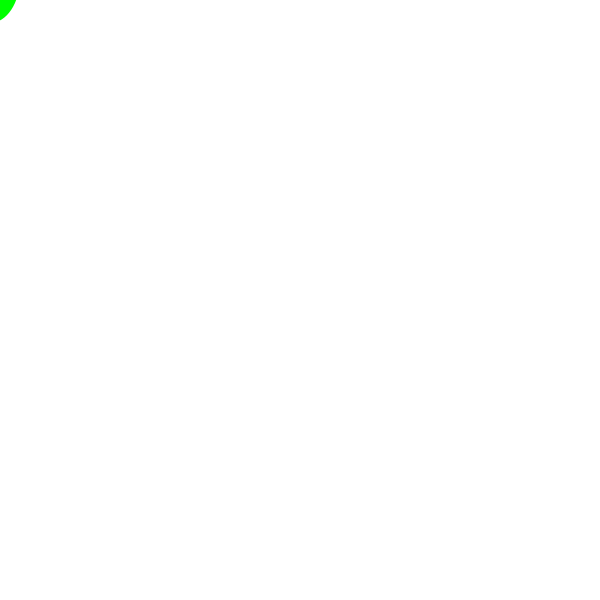
Frame 1 (no input)
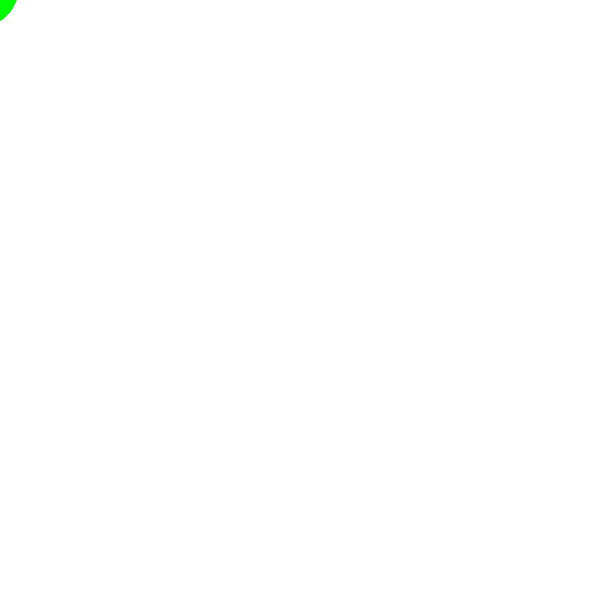
Frame 60 (the mouse pressed at the canvas centre just before this capture)
Frame 120 (the mouse held since frame 60 and released just before this capture): identical to frame 60, image omitted

The Processing sketch that drew these frames (run headless with seeded random() and noise(); from frame 60 on, the mouse is pressed at the canvas centre):

// Processing sketch: processing_21570
// ── processing_21570.pde

void setup() {
  size(600, 600);
  background(255, 255, 255);
  smooth();
}
//
void draw() {
  
  println(mouseX + " " + mouseY + " " + pmouseX + " " + pmouseY);
   
noStroke();
  fill(mouseX, 297, mouseY);
  
ellipse (mouseX-10, mouseY-22, 60, 90);
}
 
//size of paint splatter is dependent on movement of mouse and color on position
